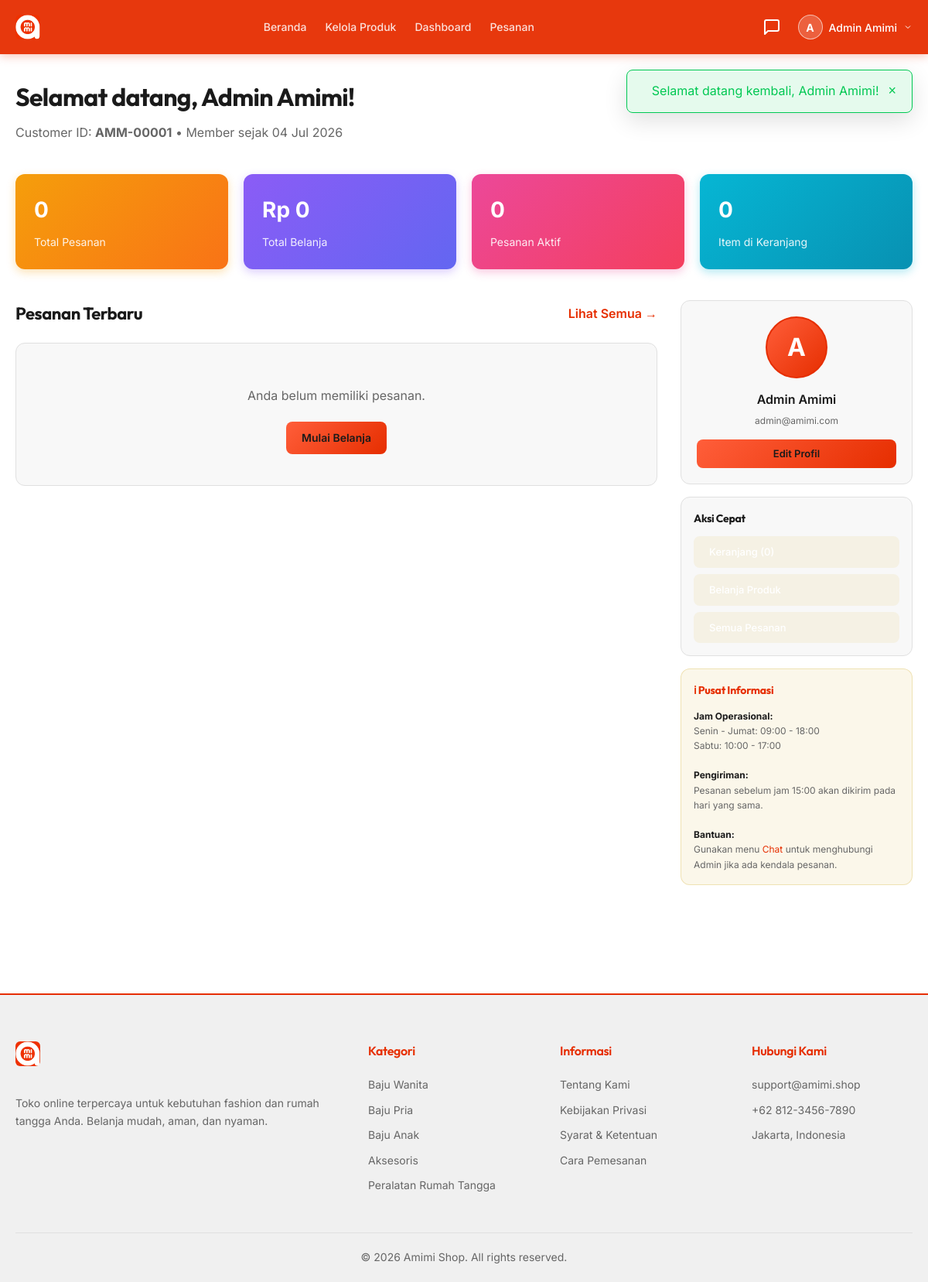
/customer/dashboard.php (signed in), run on the app's committed database.
### tables this page shows
CREATE TABLE IF NOT EXISTS users (
    id INT AUTO_INCREMENT PRIMARY KEY,
    customer_id VARCHAR(10) UNIQUE,
    name VARCHAR(100) NOT NULL,
    email VARCHAR(100) NOT NULL UNIQUE,
    password VARCHAR(255),
    phone VARCHAR(20),
    address TEXT,
    role ENUM('admin', 'customer') DEFAULT 'customer',
    google_id VARCHAR(100),
    avatar VARCHAR(255),
    profile_image VARCHAR(255) NULL,
    created_at TIMESTAMP DEFAULT CURRENT_TIMESTAMP,
    updated_at TIMESTAMP DEFAULT CURRENT_TIMESTAMP ON UPDATE CURRENT_TIMESTAMP
);

### customer/dashboard.php (the view, shortened to what this page needs)
<?php
require_once __DIR__ . '/../config/database.php';
require_once __DIR__ . '/../includes/functions.php';
$userId = $_SESSION['user_id'];
$user = getUserById($conn, $userId);
$orderCountStmt = $conn->prepare("SELECT COUNT(*) as total FROM orders WHERE user_id = ?");
$orderCountStmt->bind_param("i", $userId);
$orderCountStmt->execute();
$orderCount = $orderCountStmt->get_result()->fetch_assoc()['total'];
$spentStmt = $conn->prepare("SELECT SUM(total_amount) as total FROM orders WHERE user_id = ? AND payment_status = 'confirmed'");
$spentStmt->bind_param("i", $userId);
$spentStmt->execute();
$totalSpent = $spentStmt->get_result()->fetch_assoc()['total'] ?? 0;
$pendingStmt = $conn->prepare("SELECT COUNT(*) as total FROM orders WHERE user_id = ? AND order_status IN ('pending', 'processing', 'shipped')");
$pendingStmt->bind_param("i", $userId);
$pendingStmt->execute();
$pendingOrders = $pendingStmt->get_result()->fetch_assoc()['total'];
$recentStmt = $conn->prepare("
    SELECT o.*, COUNT(oi.id) as item_count
    FROM orders o
    LEFT JOIN order_items oi ON o.id = oi.order_id
    WHERE o.user_id = ?
    GROUP BY o.id
    ORDER BY o.created_at DESC
    LIMIT 5
");
$recentStmt->bind_param("i", $userId);
$recentStmt->execute();
$recentOrders = $recentStmt->get_result()->fetch_all(MYSQLI_ASSOC);
include __DIR__ . '/../includes/header.php';
?>
<div class="container" style="padding-top: 20px; padding-bottom: 40px;">
    <div style="margin-bottom: 40px;">
        <h1 style="font-size: 32px; font-weight: 700; margin-bottom: 8px;">
             Selamat datang, <?= htmlspecialchars($user['name']) ?>!
        </h1>
        <p style="color: var(--text-muted); font-size: 16px;">
            Customer ID: <strong><?= htmlspecialchars($user['customer_id']) ?></strong> • Member sejak <?= date('d M Y', strtotime($user['created_at'])) ?>
        </p>
    </div>
    <div style="display: grid; grid-template-columns: repeat(auto-fit, minmax(220px, 1fr)); gap: 20px; margin-bottom: 40px;">
        <div style="background: linear-gradient(135deg, #f59e0b 0%, #f97316 100%); border-radius: 12px; padding: 24px; color: white; box-shadow: 0 4px 12px rgba(245, 158, 11, 0.3);">
            <div style="font-size: 28px; margin-bottom: 8px; font-weight: 700;"><?= $orderCount ?></div>
            <div style="font-size: 14px; opacity: 0.9;">Total Pesanan</div>
        </div>
        <div style="background: linear-gradient(135deg, #8b5cf6 0%, #6366f1 100%); border-radius: 12px; padding: 24px; color: white; box-shadow: 0 4px 12px rgba(139, 92, 246, 0.3);">
            <div style="font-size: 28px; margin-bottom: 8px; font-weight: 700;"><?= formatRupiah($totalSpent) ?></div>
            <div style="font-size: 14px; opacity: 0.9;">Total Belanja</div>
        </div>
        <div style="background: linear-gradient(135deg, #ec4899 0%, #f43f5e 100%); border-radius: 12px; padding: 24px; color: white; box-shadow: 0 4px 12px rgba(236, 72, 153, 0.3);">
            <div style="font-size: 28px; margin-bottom: 8px; font-weight: 700;"><?= $pendingOrders ?></div>
            <div style="font-size: 14px; opacity: 0.9;">Pesanan Aktif</div>
        </div>
        <div style="background: linear-gradient(135deg, #06b6d4 0%, #0891b2 100%); border-radius: 12px; padding: 24px; color: white; box-shadow: 0 4px 12px rgba(6, 182, 212, 0.3);">
            <div style="font-size: 28px; margin-bottom: 8px; font-weight: 700;"><?= $cartCount ?></div>
            <div style="font-size: 14px; opacity: 0.9;">Item di Keranjang</div>
        </div>
    </div>
    <div style="display: grid; grid-template-columns: 1fr 300px; gap: 30px;">
        <div>
            <div style="display: flex; justify-content: space-between; align-items: center; margin-bottom: 20px;">
                <h2 style="font-size: 22px; font-weight: 700; margin: 0;">Pesanan Terbaru</h2>
                <a href="/Amimi/customer/orders.php" style="color: var(--primary-gold); text-decoration: none; font-weight: 600;">Lihat Semua →</a>
            </div>
            <?php if (empty($recentOrders)): ?>
                <div style="background-color: var(--card-dark); border: 1px solid var(--border-dark); border-radius: 12px; padding: 40px 20px; text-align: center;">
                    <p style="color: var(--text-muted); margin-bottom: 20px;">Anda belum memiliki pesanan.</p>
                    <a href="/Amimi/products.php" class="btn btn-gold">Mulai Belanja</a>
                </div>
            <?php endif; ?>
        </div>
        <div style="display: flex; flex-direction: column; gap: 16px;">
            <div style="background-color: var(--card-dark); border: 1px solid var(--border-dark); border-radius: 12px; padding: 20px; text-align: center;">
                <?php if (!empty($user['avatar'])): ?>
                    <img src="<?= $user['avatar'] ?>" alt="Avatar" style="width: 80px; height: 80px; border-radius: 50%; border: 2px solid var(--primary-gold); margin: 0 auto 15px; object-fit: cover;">
                <?php else: ?>
                    <div style="width: 80px; height: 80px; border-radius: 50%; background: linear-gradient(135deg, #ff5e3a 0%, #e62e00 100%); display: flex; align-items: center; justify-content: center; font-size: 32px; font-weight: 700; color: white; border: 2px solid var(--primary-gold); margin: 0 auto 15px;">
                        <?= strtoupper(substr($user['name'], 0, 1)) ?>
                    </div>
                <?php endif; ?>
                <div style="font-weight: 600; margin-bottom: 4px;"><?= htmlspecialchars($user['name']) ?></div>
                <div style="font-size: 12px; color: var(--text-muted); margin-bottom: 15px;"><?= htmlspecialchars($user['email']) ?></div>
                <a href="/Amimi/customer/profile.php" class="btn btn-gold" style="width: 100%; display: block; padding: 8px; font-size: 13px;">Edit Profil</a>
            </div>
            <div style="background-color: var(--card-dark); border: 1px solid var(--border-dark); border-radius: 12px; padding: 16px;">
                <h3 style="font-size: 14px; font-weight: 700; margin-bottom: 12px; margin-top: 0;">Aksi Cepat</h3>
                <div style="display: flex; flex-direction: column; gap: 8px;">
                    <a href="/Amimi/cart/index.php" style="display: flex; align-items: center; gap: 10px; padding: 10px; background-color: rgba(212, 175, 55, 0.1); border-radius: 8px; text-decoration: none; color: var(--text-primary); transition: all 0.3s ease;"
                       onmouseover="this.style.backgroundColor='rgba(212, 175, 55, 0.2)'; this.style.transform='translateX(4px)';"
                       onmouseout="this.style.backgroundColor='rgba(212, 175, 55, 0.1)'; this.style.transform='translateX(0)';">
                        <span style="font-size: 13px; font-weight: 500;">Keranjang (<?= $cartCount ?>)</span>
                    </a>
                    <a href="/Amimi/products.php" style="display: flex; align-items: center; gap: 10px; padding: 10px; background-color: rgba(212, 175, 55, 0.1); border-radius: 8px; text-decoration: none; color: var(--text-primary); transition: all 0.3s ease;"
                       onmouseover="this.style.backgroundColor='rgba(212, 175, 55, 0.2)'; this.style.transform='translateX(4px)';"
                       onmouseout="this.style.backgroundColor='rgba(212, 175, 55, 0.1)'; this.style.transform='translateX(0)';">
                        <span style="font-size: 13px; font-weight: 500;">Belanja Produk</span>
                    </a>
                    <a href="/Amimi/customer/orders.php" style="display: flex; align-items: center; gap: 10px; padding: 10px; background-color: rgba(212, 175, 55, 0.1); border-radius: 8px; text-decoration: none; color: var(--text-primary); transition: all 0.3s ease;"
                       onmouseover="this.style.backgroundColor='rgba(212, 175, 55, 0.2)'; this.style.transform='translateX(4px)';"
                       onmouseout="this.style.backgroundColor='rgba(212, 175, 55, 0.1)'; this.style.transform='translateX(0)';">
                        <span style="font-size: 13px; font-weight: 500;">Semua Pesanan</span>
                    </a>
                </div>
            </div>
            <div style="background-color: rgba(212, 175, 55, 0.1); border: 1px solid rgba(212, 175, 55, 0.3); border-radius: 12px; padding: 16px;">
                <h3 style="font-size: 14px; font-weight: 700; margin-bottom: 12px; margin-top: 0; color: var(--primary-gold);">ℹ Pusat Informasi</h3>
                <div style="font-size: 12px; color: var(--text-muted); line-height: 1.6;">
                    <strong style="color: var(--text-white);"> Jam Operasional:</strong><br>
                    Senin - Jumat: 09:00 - 18:00<br>
                    Sabtu: 10:00 - 17:00<br><br>
                    <strong style="color: var(--text-white);"> Pengiriman:</strong><br>
                    Pesanan sebelum jam 15:00 akan dikirim pada hari yang sama.<br><br>
                    <strong style="color: var(--text-white);"> Bantuan:</strong><br>
                    Gunakan menu <a href="/Amimi/customer/chat.php" style="color: var(--primary-gold);">Chat</a> untuk menghubungi Admin jika ada kendala pesanan.
                </div>
            </div>
        </div>
    </div>
</div>
<?php include __DIR__ . '/../includes/footer.php'; ?>

### css/style.css (style rules this page uses)
:root { --bg-dark: #ffffff; --card-dark: #f8f8f8; --border-dark: #e0e0e0; --text-white: #1a1a1a; --text-muted: #666666; --primary-gold: #e62e00; --primary-hover: #cc2900; --accent-yellow: #ff9800; --success: #00c853; --danger: #ff5252; --info: #00b0ff; --warning: #ffab00; --transition: all 0.3s cubic-bezier(0.25, 0.8, 0.25, 1); }
* { margin: 0; padding: 0; box-sizing: border-box; }
body { background-color: var(--bg-dark); color: var(--text-white); font-family: 'Inter', sans-serif; line-height: 1.6; overflow-x: hidden; }
h1, h2, h3, h4, h5, h6 { font-family: 'Outfit', sans-serif; font-weight: 600; letter-spacing: -0.02em; }
a { color: inherit; text-decoration: none; transition: var(--transition); }
.container { width: 100%; max-width: 1200px; margin: 0 auto; padding: 0 20px; }
.btn { display: inline-flex; align-items: center; justify-content: center; padding: 10px 20px; border-radius: 8px; font-weight: 600; font-size: 14px; cursor: pointer; border: none; transition: var(--transition); gap: 8px; }
.btn-gold { background-color: var(--primary-gold); color: #ffffff; }

### css/shopee-style.css (style rules this page uses)
:root { --primary-gold: #e62e00; --primary-dark: #e62e00; --card-dark: #1a1a2e; --bg-main: #0f0f1e; --border-dark: #2a2a3e; --text-primary: #ffffff; --text-muted: #888888; --success: #10b981; --danger: #ef4444; --accent-yellow: #fbbf24; }
.btn { padding: 10px 20px; border: none; border-radius: 8px; font-weight: 600; cursor: pointer; transition: all 0.3s ease; text-decoration: none; display: inline-block; text-align: center; }
.btn-gold { background: linear-gradient(135deg, #ff5e3a 0%, #e62e00 100%); color: #1a1a1a; }

### customer/dashboard.php (style rules this page uses)
.btn-gold { background: linear-gradient(135deg, #ff5e3a 0%, #e62e00 100%); color: #1a1a1a; padding: 10px 20px; border: none; border-radius: 8px; font-weight: 600; cursor: pointer; transition: all 0.3s ease; text-decoration: none; display: inline-block; }

### data on the page
users: name "Admin Amimi", customer "AMM-00001", created_at "04 Jul 2026", name "A", email "admin@amimi.com"

### other printed values
substr($_SESSION['user_name'], 0, 1) "A"
$_SESSION['user_name'] "Admin Amimi"
$flash['message'] "Selamat datang kembali, Admin Amimi!"
$orderCount "0"
formatRupiah($totalSpent) "Rp 0"
$pendingOrders "0"
$cartCount "0"
